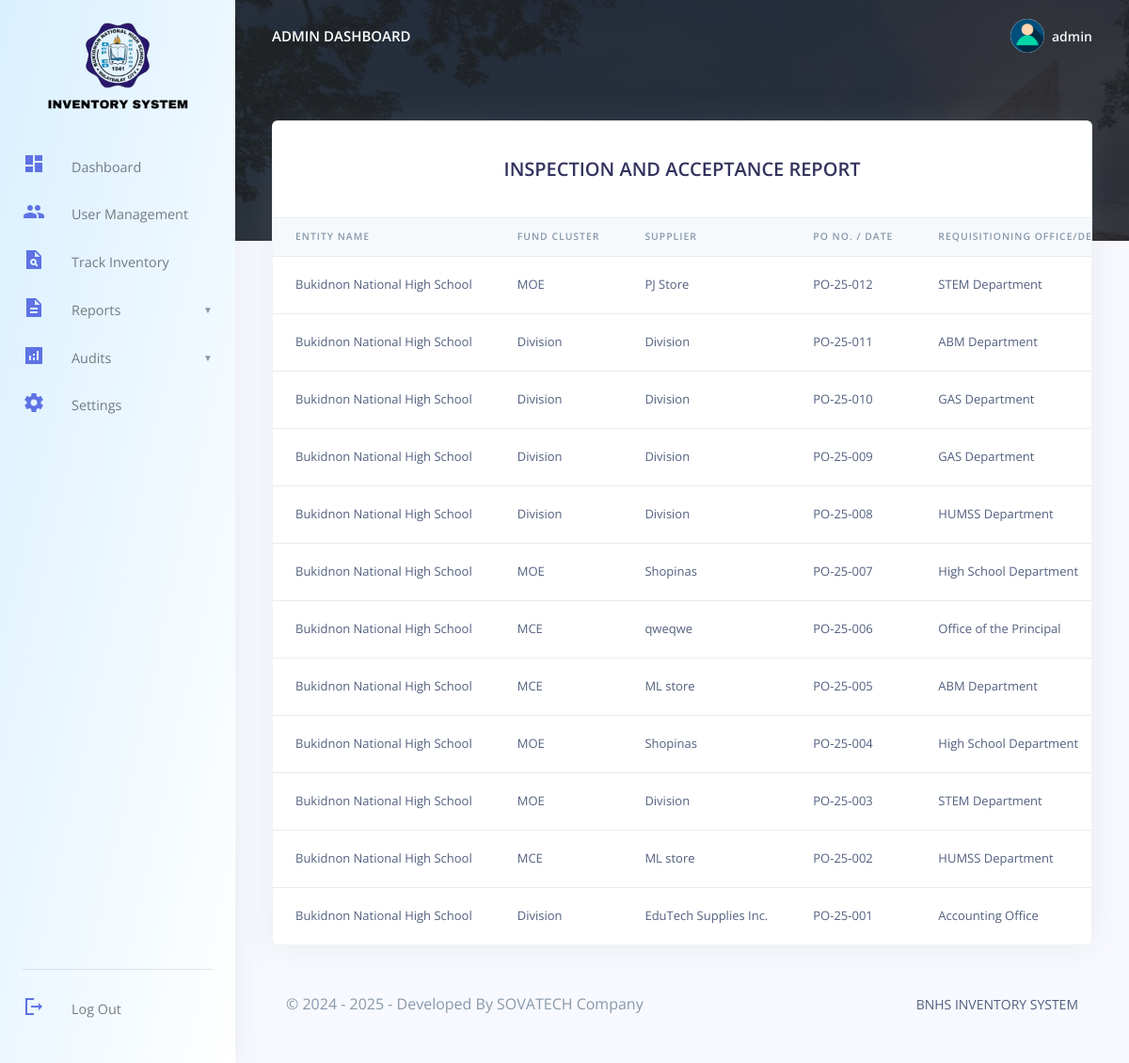
The app's page /BNHS/admin/display_iar.php (signed in), older data.
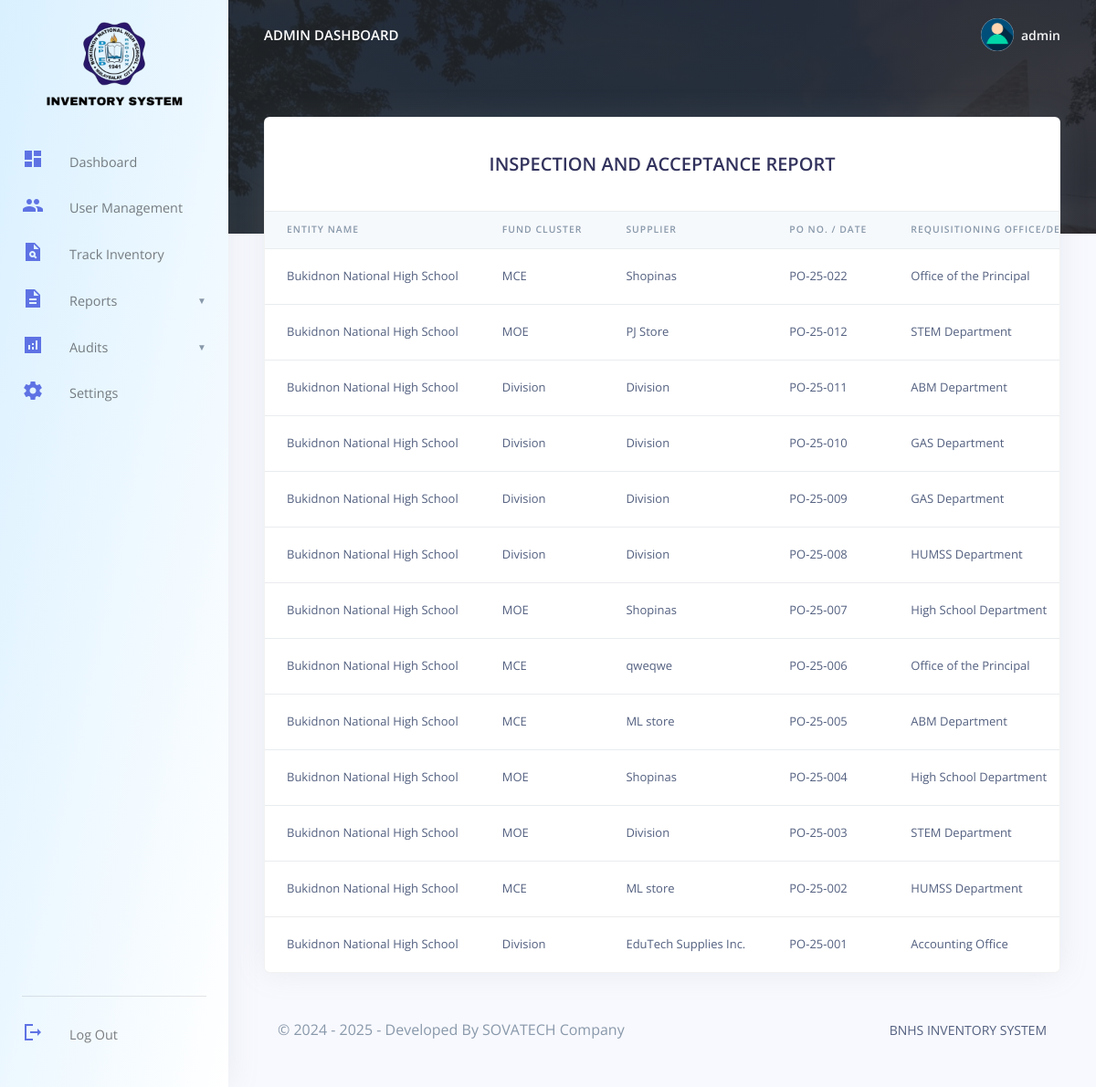
The same page, newer data.
### tables this page shows
CREATE TABLE `bnhs_admin` (
  `admin_id` varchar(15) NOT NULL,
  `admin_name` varchar(255) DEFAULT NULL,
  `admin_email` varchar(255) DEFAULT NULL,
  `admin_password` varchar(255) DEFAULT NULL,
  `created_at` timestamp(6) NULL DEFAULT NULL ON UPDATE current_timestamp(6),
  `resetcode` int(6) DEFAULT NULL
);

CREATE TABLE `inspection_acceptance_reports` (
  `iar_id` int(11) NOT NULL,
  `entity_id` int(11) NOT NULL,
  `supplier_id` int(11) NOT NULL,
  `iar_no` varchar(50) NOT NULL,
  `po_no_date` varchar(100) DEFAULT NULL,
  `req_office` varchar(100) DEFAULT NULL,
  `responsibility_center` varchar(100) DEFAULT NULL,
  `iar_date` date NOT NULL,
  `invoice_no_date` varchar(100) DEFAULT NULL,
  `receiver_name` varchar(100) NOT NULL,
  `teacher_id` varchar(50) DEFAULT NULL,
  `position` varchar(100) DEFAULT NULL,
  `date_inspected` date NOT NULL,
  `inspectors` text DEFAULT NULL,
  `barangay_councilor` varchar(100) DEFAULT NULL,
  `pta_observer` varchar(100) DEFAULT NULL,
  `date_received` date NOT NULL,
  `property_custodian` varchar(100) DEFAULT NULL,
  `created_at` timestamp NOT NULL DEFAULT current_timestamp(),
  `updated_at` timestamp NOT NULL DEFAULT current_timestamp() ON UPDATE current_timestamp()
);

CREATE TABLE `entities` (
  `entity_id` int(11) NOT NULL,
  `entity_name` varchar(100) NOT NULL,
  `fund_cluster` varchar(50) NOT NULL,
  `created_at` timestamp NOT NULL DEFAULT current_timestamp(),
  `updated_at` timestamp NOT NULL DEFAULT current_timestamp() ON UPDATE current_timestamp()
);

CREATE TABLE `suppliers` (
  `supplier_id` int(11) NOT NULL,
  `supplier_name` varchar(100) NOT NULL,
  `created_at` timestamp NOT NULL DEFAULT current_timestamp(),
  `updated_at` timestamp NOT NULL DEFAULT current_timestamp() ON UPDATE current_timestamp()
);

### BNHS/admin/display_iar.php (the view, shortened to what the changed rows need)
<?php
include('config/config.php');
require_once('partials/_head.php');
?>
<body>
  <?php require_once('partials/_sidebar.php'); ?>
  <div class="main-content">
    <?php require_once('partials/_topnav.php'); ?>
    <div class="container-fluid mt--8">
      <div class="row">
        <div class="col">
          <div class="card shadow">
            <div class="card-header border-0">
              <div class="col">
                <h2 class="text-center mb-3 pt-3 text-uppercase">Inspection and Acceptance Report</h2>
              </div>
            </div>
            <div class="table-responsive">
              <table class="table align-items-center table-flush">
                <thead class="thead-light">
                  <tr>
                    <th scope="col">Entity Name</th>
                    <th scope="col">Fund Cluster</th>
                    <th scope="col">Supplier</th>
                    <th scope="col">PO No. / Date</th>
                    <th scope="col">Requisitioning Office/Dept.</th>
                  </tr>
                </thead>
                <tbody>
                  <?php
                  $ret = "SELECT
                    iar.iar_id,
                    iar.entity_id,
                    iar.supplier_id,
                    iar.po_no_date,
                    iar.req_office,
                    iar.responsibility_center,
                    iar.iar_no,
                    iar.iar_date,
                    iar.invoice_no_date,
                    iar.receiver_name,
                    iar.teacher_id,
                    iar.position,
                    iar.date_inspected,
                    iar.inspectors,
                    iar.barangay_councilor,
                    iar.pta_observer,
                    iar.date_received,
                    iar.property_custodian,
                    e.entity_name,
                    e.fund_cluster,
                    s.supplier_name as supplier
                  FROM inspection_acceptance_reports iar
                  JOIN entities e ON iar.entity_id = e.entity_id
                  JOIN suppliers s ON iar.supplier_id = s.supplier_id
                  GROUP BY iar.iar_no
                  ORDER BY iar.created_at DESC";
                  $stmt = $mysqli->prepare($ret);
                  $stmt->execute();
                  $res = $stmt->get_result();
                  while ($iar = $res->fetch_object()) {
                    ?>
                    <tr>
                      <td><?php echo htmlspecialchars($iar->entity_name); ?></td>
                      <td><?php echo htmlspecialchars($iar->fund_cluster); ?></td>
                      <td><?php echo htmlspecialchars($iar->supplier); ?></td>
                      <td><?php echo htmlspecialchars($iar->po_no_date); ?></td>
                      <td><?php echo htmlspecialchars($iar->req_office); ?></td>
                    </tr>
                  <?php } ?>
                </tbody>
              </table>
            </div>
          </div>
        </div>
      </div>
    </div>
  </div>
</body>
</html>

### BNHS/admin/partials/_sidebar.php (shortened to what the changed rows need)
<?php
$admin_id = $_SESSION['admin_id'];
$ret = "SELECT * FROM   bnhs_admin  WHERE admin_id = '$admin_id'";
$stmt = $mysqli->prepare($ret);
$stmt->execute();
$res = $stmt->get_result();
while ($admin = $res->fetch_object()) {
  ?>
  <nav class="navbar navbar-vertical fixed-left navbar-expand-md navbar-light" id="sidenav-main" style="background: linear-gradient(to bottom right, #d9f0ff, #ffffff);">
  <div class="container-fluid">
      <a class="pt-1 nav-logo-container" href="dashboard.php">
        <img src="assets/img/theme/logos.png" class="nav-logo" alt="...">
      </a>
      <div class="collapse navbar-collapse" id="sidenav-collapse-main">
        <ul class="navbar-nav">
          <li class="nav-item">
            <a class="nav-link" href="dashboard.php">
              <i><span class="material-icons-sharp text-primary">dashboard</span></i> Dashboard
            </a>
          </li>
          <li class="nav-item">
            <a class="nav-link" href="user_management.php">
              <i><span class="material-icons-sharp text-primary">group</span></i> User Management
            </a>
          </li>
          <li class="nav-item">
            <a class="nav-link" href="track_inventory.php">
              <i><span class="material-icons-sharp text-primary">plagiarism</span></i> Track Inventory
            </a>
          </li>
          <li class="nav-item">
            <a class="nav-link " href="#reportsSubmenu" data-toggle="collapse" aria-expanded="false">
              <i><span class="material-icons-sharp text-primary">description</span></i> Reports
            </a>
          </li>
          <li class="nav-item">
            <a class="nav-link" href="#AuditsSubmenu" data-toggle="collapse" aria-expanded="false">
              <i><span class="material-icons-sharp text-primary">analytics</span></i> Audits
            </a>
          </li>
          <li class="nav-item">
            <a class="nav-link" href="change_profile.php">
              <i><span class="material-icons-sharp text-primary">settings</span></i> Settings
            </a>
          </li>
        </ul>
        <div class="sidebar-footer mt-auto">
          <hr class="my-3">
          <ul class="navbar-nav mb-md-3">
            <li class="nav-item">
              <a class="nav-link" href="logout.php" id="logoutBtn">
                <i><span class="material-icons-sharp text-primary">logout</span></i> Log Out
              </a>
            </li>
          </ul>
        </div>
      </div>
    </div>
  </nav>
<?php } ?>

### BNHS/admin/partials/_topnav.php (shortened to what the changed rows need)
<?php
$admin_id = $_SESSION['admin_id'];
$ret = "SELECT * FROM  bnhs_admin  WHERE admin_id = '$admin_id'";
$stmt = $mysqli->prepare($ret);
$stmt->execute();
$res = $stmt->get_result();
while ($admin = $res->fetch_object()) {
    ?>
    <nav class="navbar navbar-top navbar-expand-md navbar-dark" id="navbar-main">
        <div class="container-fluid">
            <a class="h4 mb-0 text-white text-uppercase d-none d-lg-inline-block"
                href="dashboard.php"><?php echo $admin->admin_name; ?> Dashboard</a>
            <ul class="navbar-nav align-items-center d-none d-md-flex">
                <li class="nav-item dropdown">
                    <a class="nav-link pr-0" href="#" role="button" data-toggle="dropdown" aria-haspopup="true"
                        aria-expanded="false">
                        <div class="media align-items-center">
                            <span class="avatar avatar-sm rounded-circle">
                                <img alt="Image placeholder" src="assets/img/theme/user-a-min.png">
                            </span>
                            <div class="media-body ml-2 d-none d-lg-block">
                                <span class="mb-0 text-sm  font-weight-bold "><?php echo $admin->admin_name; ?></span>
                            </div>
                        </div>
                    </a>
                </li>
            </ul>
        </div>
    </nav>
<?php } ?>

Row changes from the older to the newer data that the page shows:
added inspection_acceptance_reports: entity.entity_name "Bukidnon National High School", entity.fund_cluster "MCE", supplier.supplier_name "Shopinas", po_no_date "PO-25-022", req_office "Office of the Principal"
